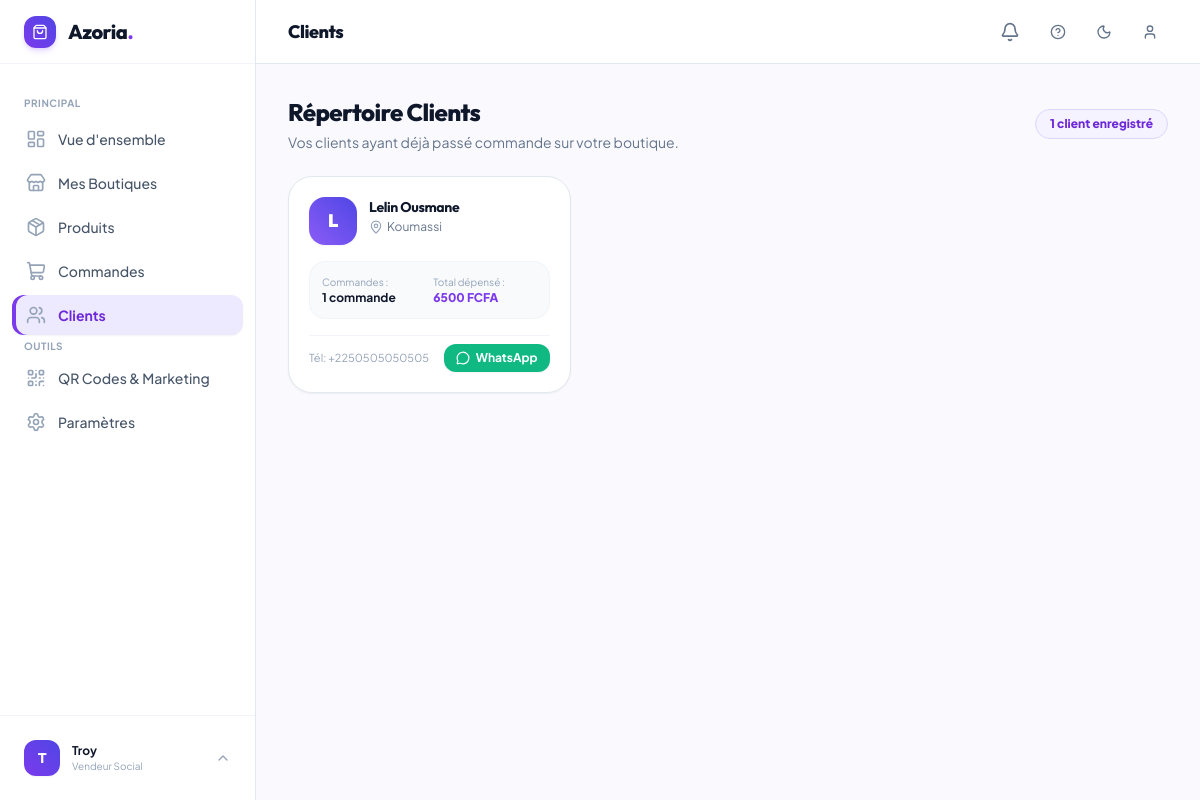
Before: /boutique/clients/ (signed in) with the older database file.
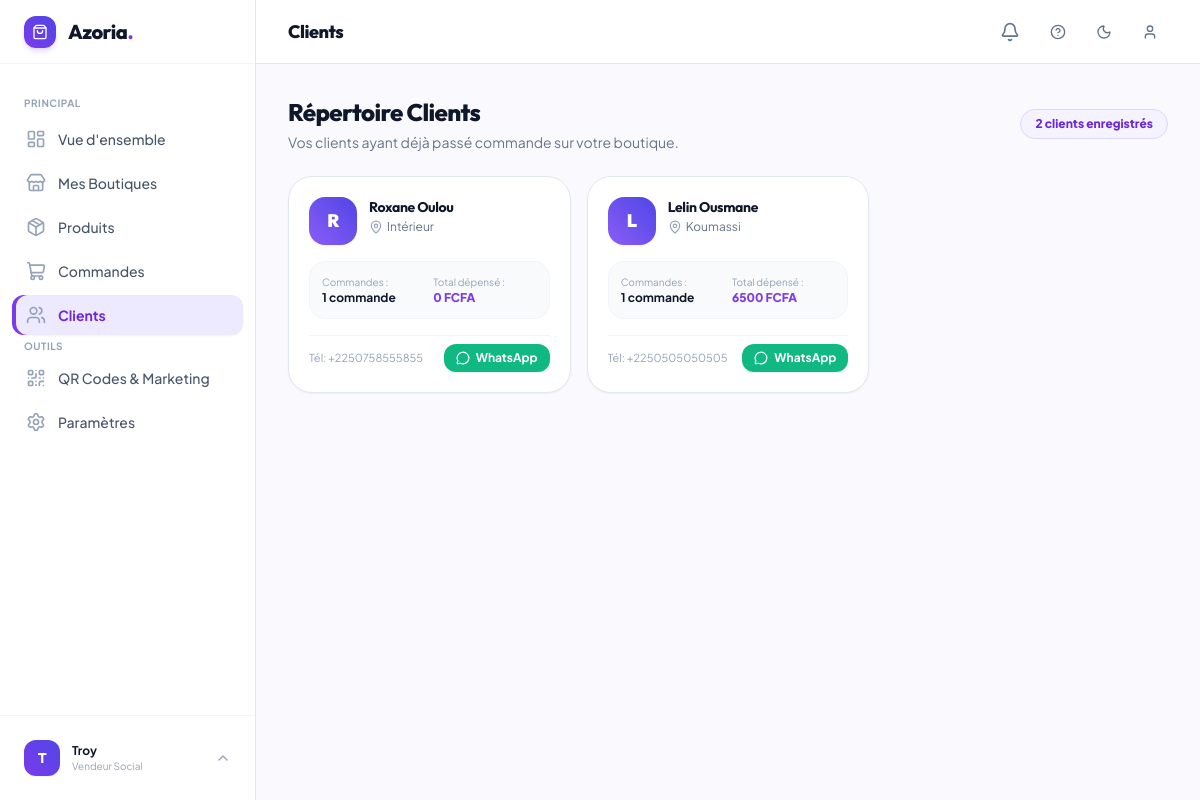
After: the same page with the newer database file.
### apps/shop/models.py (models this page shows, shortened)
class Order(models.Model):
    STATUS_CHOICES = [
        ('pending', '🟡 Reçue (En attente)'),
        ('confirmed', '🔵 Confirmée'),
        ('shipped', '🟣 En livraison / En route'),
        ('delivered', '🟢 Livrée'),
        ('cancelled', '🔴 Annulée'),
    ]
    PAYMENT_CHOICES = [
        ('livraison', 'Paiement à la livraison (Cash)'),
        ('wave', 'Wave'),
        ('orange_money', 'Orange Money'),
        ('mtn', 'MTN Mobile Money'),
        ('moov', 'Moov Money'),
    ]
    uuid = models.UUIDField(default=uuid.uuid4, editable=False, unique=True)
    order_number = models.CharField(max_length=30, unique=True, editable=False, verbose_name=_("Numéro de commande"))
    shop = models.ForeignKey(Shop, on_delete=models.CASCADE, related_name='orders', verbose_name=_("Boutique"))
    customer_name = models.CharField(max_length=120, verbose_name=_("Nom du client"))
    customer_phone = models.CharField(max_length=30, verbose_name=_("Téléphone WhatsApp"))
    customer_city = models.CharField(max_length=80, verbose_name=_("Commune / Ville"))
    customer_address = models.CharField(max_length=255, verbose_name=_("Précision adresse / Carrefour / Repère"))
    notes = models.TextField(blank=True, verbose_name=_("Instructions spéciales"))
    subtotal = models.DecimalField(max_digits=12, decimal_places=2, default=0.00, verbose_name=_("Sous-total (FCFA)"))
    delivery_fee = models.DecimalField(max_digits=10, decimal_places=2, default=0.00, verbose_name=_("Frais de livraison (FCFA)"))
    total_amount = models.DecimalField(max_digits=12, decimal_places=2, default=0.00, verbose_name=_("Total TTC (FCFA)"))
    status = models.CharField(max_length=20, choices=STATUS_CHOICES, default='pending', verbose_name=_("Statut"))
    payment_method = models.CharField(max_length=30, choices=PAYMENT_CHOICES, default='livraison', verbose_name=_("Mode de paiement"))
    created_at = models.DateTimeField(auto_now_add=True, verbose_name=_("Date de commande"))
    updated_at = models.DateTimeField(auto_now=True, verbose_name=_("Dernière mise à jour"))
    class Meta:
        verbose_name = _("Commande")
        verbose_name_plural = _("Commandes")
        ordering = ['-created_at']

### apps/shop/views.py (the view)
# urls.py: path('clients/', views.customer_list, name='customer_list'),
@login_required
def customer_list(request):
    shop = Shop.objects.filter(owner=request.user).first()
    if not shop:
        return redirect('core:dashboard')
    orders = Order.objects.filter(shop=shop)
    customers_map = {}
    for o in orders:
        phone = o.customer_phone
        if phone not in customers_map:
            customers_map[phone] = {
                'name': o.customer_name,
                'phone': o.customer_phone,
                'city': o.customer_city,
                'order_count': 0,
                'total_spent': Decimal('0.00'),
            }
        customers_map[phone]['order_count'] += 1
        if o.status in ['confirmed', 'shipped', 'delivered']:
            customers_map[phone]['total_spent'] += o.total_amount
    customers = list(customers_map.values())
    return render(request, 'shop/customer_list.html', {
        'shop': shop,
        'customers': customers
    })

### templates/shop/customer_list.html (shortened to what this page needs)
{% extends 'core/base_dashboard.html' %}
{% block header_title %}Clients{% endblock %}
{% block content %}
<div class="max-w-6xl mx-auto pb-12 space-y-6">
    <div class="flex flex-col sm:flex-row sm:items-center justify-between gap-4">
        <div>
            <h1 class="font-heading text-2xl font-extrabold text-slate-900 dark:text-white tracking-tight">Répertoire Clients</h1>
            <p class="text-sm text-slate-500 mt-1">Vos clients ayant déjà passé commande sur votre boutique.</p>
        </div>
        <span class="px-3.5 py-1.5 rounded-full bg-brand-50 dark:bg-slate-800 border border-brand-200 dark:border-slate-700 text-brand-700 dark:text-brand-400 font-extrabold text-xs">
            {{ customers|length }} client{{ customers|length|pluralize }} enregistré{{ customers|length|pluralize }}
        </span>
    </div>
    {% if customers %}
    <div class="grid grid-cols-1 md:grid-cols-2 lg:grid-cols-3 gap-4">
        {% for customer in customers %}
        <div class="bg-white dark:bg-slate-800 rounded-3xl p-5 border border-slate-200 dark:border-slate-700 shadow-sm hover:shadow-md transition-all flex flex-col justify-between space-y-4">
            <div class="flex items-start gap-3">
                <div class="w-12 h-12 rounded-2xl bg-gradient-to-tr from-brand-500 to-indigo-600 text-white font-heading font-black text-lg flex items-center justify-center shadow-sm shrink-0">
                    {{ customer.name|make_list|first|upper }}
                </div>
                <div class="min-w-0 flex-1">
                    <h3 class="font-bold text-slate-900 dark:text-white text-sm truncate">{{ customer.name }}</h3>
                    <p class="text-xs text-slate-500 flex items-center gap-1 mt-0.5">
                        <i data-lucide="map-pin" class="w-3.5 h-3.5 text-slate-400"></i>
                        <span>{{ customer.city|default:"Abidjan" }}</span>
                    </p>
                </div>
            </div>
            <div class="grid grid-cols-2 gap-2 p-3 bg-slate-50 dark:bg-slate-900/50 rounded-2xl border border-slate-100 dark:border-slate-700/60 text-xs">
                <div>
                    <span class="text-[10px] text-slate-400">Commandes :</span>
                    <p class="font-bold text-slate-900 dark:text-white">{{ customer.order_count }} commande{{ customer.order_count|pluralize }}</p>
                </div>
                <div>
                    <span class="text-[10px] text-slate-400">Total dépensé :</span>
                    <p class="font-extrabold text-brand-600 dark:text-brand-400">{{ customer.total_spent|floatformat:0 }} FCFA</p>
                </div>
            </div>
            <div class="pt-2 flex items-center justify-between border-t border-slate-100 dark:border-slate-700 text-xs">
                <span class="text-[11px] text-slate-400">Tél: {{ customer.phone }}</span>
                <a href="https://wa.me/{{ customer.phone|cut:' '|cut:'+' }}?text=Bonjour%20{{ customer.name|urlencode }},%20merci%20de%20votre%20confiance%20sur%20{{ shop.name|urlencode }}%20!"
                   target="_blank"
                   class="inline-flex items-center gap-1.5 px-3 py-1.5 rounded-xl bg-emerald-500 hover:bg-emerald-600 text-white font-bold text-xs shadow-sm transition-colors">
                    <i data-lucide="message-circle" class="w-3.5 h-3.5"></i>
                    <span>WhatsApp</span>
                </a>
            </div>
        </div>
        {% endfor %}
    </div>
    {% endif %}
</div>
{% endblock %}

Changed rows visible on the page:
added Order: name|make_list "R", name "Roxane Oulou", city "Intérieur", phone "+2250758555855"
Other visible differences:
{{ customers|length }}: "1" → "2"
new list line: "Commandes : 1 commande Total dépensé : 0 FCFA Tél: WhatsApp"
